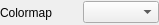
<?xml version="1.0" encoding="UTF-8"?>
<ui version="4.0">
 <class>ColormapSelection</class>
 <widget class="QWidget" name="ColormapSelection">
  <property name="geometry">
   <rect>
    <x>0</x>
    <y>0</y>
    <width>159</width>
    <height>25</height>
   </rect>
  </property>
  <property name="windowTitle">
   <string>Form</string>
  </property>
  <layout class="QHBoxLayout" name="horizontalLayout">
   <property name="leftMargin">
    <number>0</number>
   </property>
   <property name="topMargin">
    <number>0</number>
   </property>
   <property name="rightMargin">
    <number>0</number>
   </property>
   <property name="bottomMargin">
    <number>0</number>
   </property>
   <item>
    <widget class="QLabel" name="label">
     <property name="text">
      <string>Colormap</string>
     </property>
    </widget>
   </item>
   <item>
    <widget class="QComboBox" name="colormapComboBox"/>
   </item>
  </layout>
 </widget>
 <resources/>
 <connections/>
</ui>
